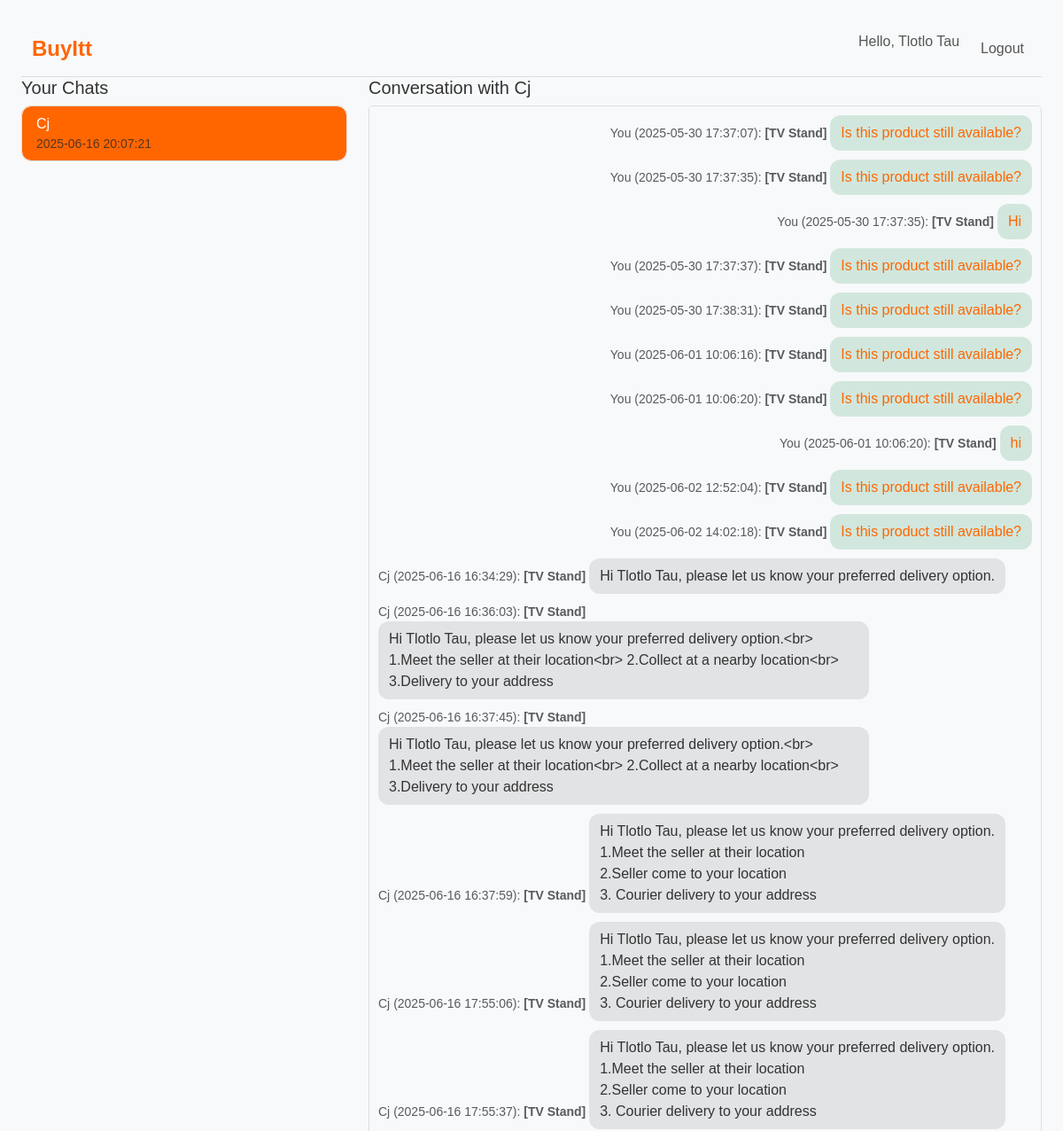
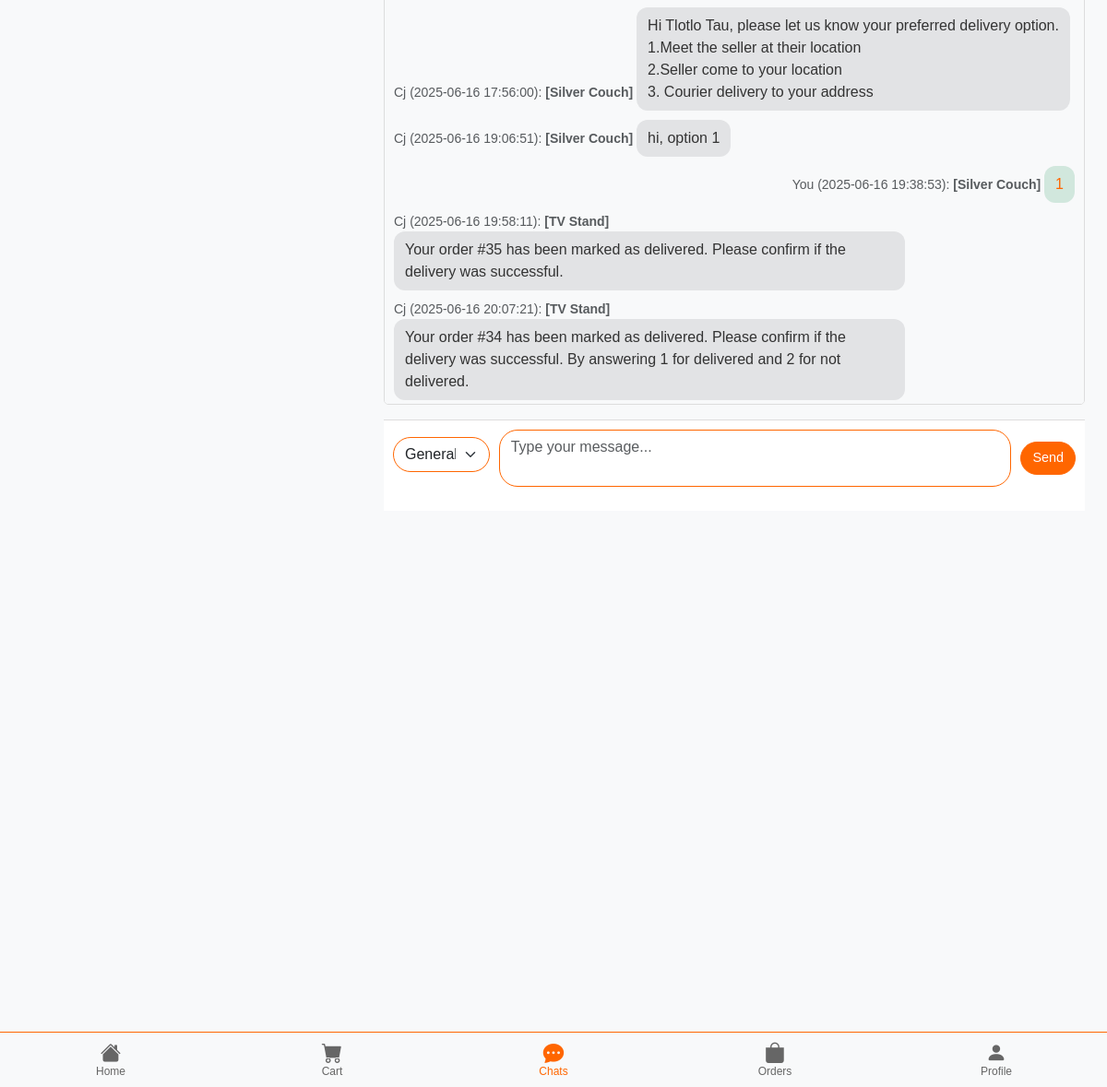
The page /src/public/chats.php?with_user=5 (signed in) on the database its author committed (2 pictures, top to bottom).
### tables this page shows
CREATE TABLE `messages` (
  `id` int NOT NULL,
  `product_id` int NOT NULL,
  `from_user` int NOT NULL,
  `to_user` int NOT NULL,
  `message` text NOT NULL,
  `created_at` timestamp NULL DEFAULT CURRENT_TIMESTAMP,
  `is_read` tinyint(1) DEFAULT '0'
);

CREATE TABLE `products` (
  `id` int NOT NULL,
  `user_id` int NOT NULL,
  `name` varchar(250) NOT NULL,
  `description` text,
  `amount` decimal(10,2) NOT NULL,
  `category` int NOT NULL,
  `image_path` varchar(255) NOT NULL,
  `created_at` timestamp NULL DEFAULT CURRENT_TIMESTAMP
);

CREATE TABLE `users` (
  `user_id` int NOT NULL,
  `name` varchar(100) NOT NULL,
  `email` varchar(100) NOT NULL,
  `role` varchar(20) NOT NULL,
  `phone` varchar(20) DEFAULT NULL,
  `address1` varchar(255) DEFAULT NULL,
  `address2` varchar(255) DEFAULT NULL,
  `city` varchar(100) DEFAULT NULL,
  `province` varchar(20) DEFAULT NULL,
  `password` varchar(255) NOT NULL,
  `created_at` timestamp NULL DEFAULT CURRENT_TIMESTAMP,
  `postal_code` varchar(4) DEFAULT NULL
);

### src/public/chats.php (the view, shortened to what this page needs)
<?php
include "../includes/navbar.php";
require __DIR__ . '/../includes/config.php';
$from_user = $_SESSION['user_id'] ?? null;
try {
    $partnersStmt = $db->prepare("
        SELECT
            CASE
                WHEN from_user = :me THEN to_user
                ELSE from_user
            END AS partner_id,
            u.name AS partner_name,
            MAX(m.created_at) AS last_message_at
        FROM messages m
        JOIN users u ON u.user_id = (
            CASE
                WHEN m.from_user = :me THEN m.to_user
                ELSE m.from_user
            END
        )
        WHERE from_user = :me OR to_user = :me
        GROUP BY partner_id, u.name
        ORDER BY last_message_at DESC
    ");
    $partnersStmt->execute([':me' => $from_user]);
    $partners = $partnersStmt->fetchAll(PDO::FETCH_ASSOC);
} catch (PDOException $e) {
    error_log("Error fetching conversations: " . $e->getMessage());
    $partners = [];
}
$withUser = intval($_GET['with_user'] ?? 0);
$messages = [];
if ($withUser) {
    try {
        $threadStmt = $db->prepare("
            SELECT m.*, u_from.name AS from_name, u_to.name AS to_name, p.name AS product_name
            FROM messages m
            JOIN users u_from ON u_from.user_id = m.from_user
            JOIN users u_to ON u_to.user_id = m.to_user
            LEFT JOIN products p ON p.id = m.product_id
            WHERE
                (from_user = :me AND to_user = :other) OR
                (from_user = :other AND to_user = :me)
            ORDER BY m.created_at ASC
        ");
        $threadStmt->execute([
            ':me' => $from_user,
            ':other' => $withUser
        ]);
        $messages = $threadStmt->fetchAll(PDO::FETCH_ASSOC);
    } catch (PDOException $e) {
        error_log("Error fetching conversation thread: " . $e->getMessage());
    }
}
?>
<!DOCTYPE html>
<html lang="en">
<head>
    <link href="https://cdn.jsdelivr.net/npm/bootstrap@5.3.0/dist/css/bootstrap.min.css" rel="stylesheet">
    <link href="../assets/css/public.css?v=1.0" rel="stylesheet">
    <link href="https://cdn.jsdelivr.net/npm/bootstrap-icons@1.10.5/font/bootstrap-icons.css" rel="stylesheet">
</head>
<body class="p-4">
<div class="row">
    <div class="col-md-4">
        <h5>Your Chats</h5>
        <ul class="list-group partner-list">
            <?php foreach ($partners as $p): ?>
                <a href="chats.php?with_user=<?= $p['partner_id'] ?>"
                   class="list-group-item list-group-item-action <?= $p['partner_id'] === $withUser ? 'active' : '' ?>">
                    <?= htmlspecialchars($p['partner_name']) ?><br>
                    <small class="text-muted"><?= $p['last_message_at'] ?></small>
                </a>
            <?php endforeach; ?>
        </ul>
    </div>
    <div class="col-md-8">
        <?php if ($withUser && $messages): ?>
            <h5>Conversation with <?= htmlspecialchars($partners[array_search($withUser, array_column($partners, 'partner_id'))]['partner_name'] ?? 'User') ?></h5>
            <div class="chat-window mb-3">
                <?php foreach ($messages as $m): ?>
                    <div class="<?= $m['from_user'] === $from_user ? 'msg-me' : 'msg-you' ?>">
                        <small class="text-muted">
                            <?= $m['from_user'] === $from_user ? 'You' : htmlspecialchars($m['from_name']) ?>
                            (<?= $m['created_at'] ?>):
                            <?php if ($m['product_name']): ?>
                                <strong>[<?= htmlspecialchars($m['product_name']) ?>]</strong>
                            <?php endif; ?>
                        </small>
                        <div><?= nl2br(htmlspecialchars($m['message'])) ?></div>
                    </div>
                <?php endforeach; ?>
            </div>
            <div class="chat-input">
                <form method="POST">
                    <div class="mb-2">
                        <select name="product_id" id="product_id" class="form-select">
                            <option value="0">General</option>
                        </select>
                    </div>
                    <textarea name="message" class="form-control" rows="2" placeholder="Type your message..." required></textarea>
                    <button class="btn btn-primary">Send</button>
                </form>
            </div>
        <?php else: ?>
            <p>Select a chat on the left to view or start messages.</p>
        <?php endif; ?>
    </div>
</div>
<?php include __DIR__ .  "/../includes/nav.php"; ?>
</body>
</html>

### src/assets/css/public.css (style rules this page uses)
body { font-family: Arial, sans-serif; background-color: #f8f9fa; margin: 0; padding: 0; color: #333; }
.btn { border-radius: 20px; font-size: 0.9rem; }
.btn-primary { background-color: #ff6600; border-color: #ff6600; }
.form-control { border-radius: 20px; border: 1px solid #ff6600; }
.form-select { border-radius: 20px; border: 1px solid #ff6600; }
.chat-window { max-height: 65vh; overflow-y: auto; border: 1px solid #ddd; border-radius: 10px; padding: 10px; background-color: #ffffff; }
.msg-me { text-align: right; color: #ff6600; }
.msg-you { text-align: left; color: #333; }
.partner-list { max-height: 80vh; overflow-y: auto; border: 1px solid #ddd; border-radius: 10px; background-color: #ffffff; }
.partner-list .list-group-item { border: none; transition: background-color 0.3s ease; }
.partner-list .list-group-item.active { background-color: #ff6600; color: #ffffff; }

### src/public/chats.php (style rules this page uses)
.partner-list { max-height: 80vh; overflow-y: auto; }
.chat-window { max-height: 65vh; overflow-y: auto; background-color: #f8f9fa; padding: 10px; border-radius: 5px; }
.msg-me { text-align: right; margin-bottom: 10px; }
.msg-you { text-align: left; margin-bottom: 10px; }
.msg-me div, .msg-you div { display: inline-block; padding: 8px 12px; border-radius: 12px; max-width: 75%; }
.msg-me div { background-color: #d1e7dd; }
.msg-you div { background-color: #e2e3e5; }
.chat-input { position: sticky; bottom: 0; background-color: #fff; padding: 10px; border-top: 1px solid #ddd; }
.chat-input form { display: flex; gap: 10px; align-items: center; }
.chat-input textarea { flex-grow: 1; resize: none; }
.chat-input button { white-space: nowrap; }

### rows shown on the page
messages: shows "You", created_at "2025-05-30 17:37:07", product.name "TV Stand", message "Is this product still available?"
messages: shows "You", created_at "2025-05-30 17:37:35", product.name "TV Stand", message "Is this product still available?"
messages: shows "You", created_at "2025-05-30 17:37:35", product.name "TV Stand", message "Hi"
messages: shows "You", created_at "2025-05-30 17:37:37", product.name "TV Stand", message "Is this product still available?"
messages: shows "You", created_at "2025-05-30 17:38:31", product.name "TV Stand", message "Is this product still available?"
messages: shows "You", created_at "2025-06-01 10:06:16", product.name "TV Stand", message "Is this product still available?"
messages: shows "You", created_at "2025-06-01 10:06:20", product.name "TV Stand", message "Is this product still available?"
messages: shows "You", created_at "2025-06-01 10:06:20", product.name "TV Stand", message "hi"
messages: shows "You", created_at "2025-06-02 12:52:04", product.name "TV Stand", message "Is this product still available?"
messages: shows "You", created_at "2025-06-02 14:02:18", product.name "TV Stand", message "Is this product still available?"
messages: from_user.name "Cj", created_at "2025-06-16 16:34:29", product.name "TV Stand", message "Hi Tlotlo Tau, please let us know your preferred delivery option."
messages: from_user.name "Cj", created_at "2025-06-16 16:36:03", product.name "TV Stand", message "Hi Tlotlo Tau, please let us know your preferred delivery option.<br> 1.Meet the seller at their location<br> 2.Collect at a nearby location<br> 3.Delivery to your address"
messages: from_user.name "Cj", created_at "2025-06-16 16:37:45", product.name "TV Stand", message "Hi Tlotlo Tau, please let us know your preferred delivery option.<br> 1.Meet the seller at their location<br> 2.Collect at a nearby location<br> 3.Delivery to your address"
messages: from_user.name "Cj", created_at "2025-06-16 16:37:59", product.name "TV Stand", message "Hi Tlotlo Tau, please let us know your preferred delivery option. 1.Meet the seller at their location 2.Seller come to your location 3. Courier delivery to your address"
messages: from_user.name "Cj", created_at "2025-06-16 17:55:06", product.name "TV Stand", message "Hi Tlotlo Tau, please let us know your preferred delivery option. 1.Meet the seller at their location 2.Seller come to your location 3. Courier delivery to your address"
messages: from_user.name "Cj", created_at "2025-06-16 17:55:37", product.name "TV Stand", message "Hi Tlotlo Tau, please let us know your preferred delivery option. 1.Meet the seller at their location 2.Seller come to your location 3. Courier delivery to your address"
messages: from_user.name "Cj", created_at "2025-06-16 17:56:00", product.name "Silver Couch", message "Hi Tlotlo Tau, please let us know your preferred delivery option. 1.Meet the seller at their location 2.Seller come to your location 3. Courier delivery to your address"
messages: from_user.name "Cj", created_at "2025-06-16 19:06:51", product.name "Silver Couch", message "hi, option 1"
messages: shows "You", created_at "2025-06-16 19:38:53", product.name "Silver Couch", message "1"
messages: from_user.name "Cj", created_at "2025-06-16 19:58:11", product.name "TV Stand", message "Your order #35 has been marked as delivered. Please confirm if the delivery was successful."
messages: from_user.name "Cj", created_at "2025-06-16 20:07:21", product.name "TV Stand", message "Your order #34 has been marked as delivered. Please confirm if the delivery was successful. By answering 1 for delivered and 2 for not delivered."

### other values the page prints
$_SESSION['name'] "Tlotlo Tau"
$p['partner_name'] "Cj"
$p['last_message_at'] "2025-06-16 20:07:21"
